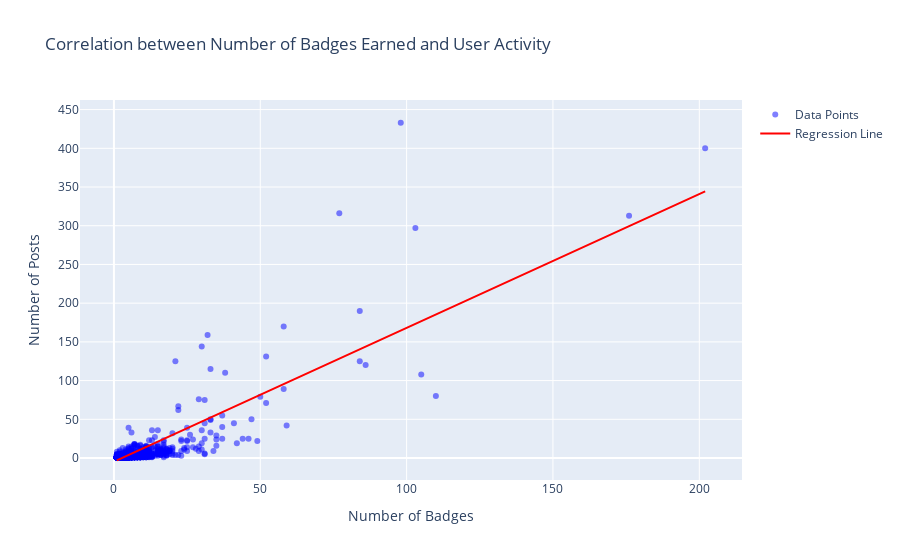

The notebook cell saved with this chart:
### Markdown cell above
### *Is there a correlation between earning certain badges and increased User Activity?*

### Code cell
import pandas as pd
import plotly.graph_objs as go
from scipy.stats import linregress

# Convert UserId in df_badges and OwnerUserId in df_posts to numeric for proper merging
df_badges['UserId'] = pd.to_numeric(df_badges['UserId'], errors='coerce')
df_posts['OwnerUserId'] = pd.to_numeric(df_posts['OwnerUserId'], errors='coerce')

# Count badges per user
badge_counts = df_badges.groupby('UserId').size().reset_index(name='BadgeCount')

# Count posts per user
post_counts = df_posts.groupby('OwnerUserId').size().reset_index(name='PostCount')

# Merge badge count with post count
df_user_activity = badge_counts.merge(post_counts, left_on='UserId', right_on='OwnerUserId', how='inner')

# Calculate correlation
activity_correlation = df_user_activity['BadgeCount'].corr(df_user_activity['PostCount'])
print(f"Correlation between number of badges earned and user activity (posts): {activity_correlation:.3f}")

# Calculate regression line
slope, intercept, r_value, p_value, std_err = linregress(df_user_activity['BadgeCount'], df_user_activity['PostCount'])
df_user_activity['RegressionLine'] = slope * df_user_activity['BadgeCount'] + intercept

# Create interactive scatter plot with regression line
fig = go.Figure()

# Add scatter plot
fig.add_trace(go.Scatter(x=df_user_activity['BadgeCount'], y=df_user_activity['PostCount'], 
                         mode='markers', name='Data Points', marker=dict(color='blue', opacity=0.5)))

# Add regression line
fig.add_trace(go.Scatter(x=df_user_activity['BadgeCount'], y=df_user_activity['RegressionLine'], 
                         mode='lines', name='Regression Line', line=dict(color='red')))

# Update layout
fig.update_layout(title='Correlation between Number of Badges Earned and User Activity',
                  xaxis_title='Number of Badges',
                  yaxis_title='Number of Posts',
                  showlegend=True)

fig.show()

print(f"Regression Line: y = {slope:.2f}x + {intercept:.2f}")
print(f"R-squared value: {r_value**2:.3f}")

### Figure 1 — Plotly figure (JSON) as saved in the notebook; plotly's stock layout.template omitted (floating-point values rounded to 4 significant figures; data arrays with more than 128 entries replaced by an {"elided": "..."} marker saying what was removed)
{"data": [{"marker": {"color": "blue", "opacity": 0.5}, "mode": "markers", "name": "Data Points", "type": "scatter", "x": {"elided": "1858 int values"}, "y": {"elided": "1858 int values"}}, {"line": {"color": "red"}, "mode": "lines", "name": "Regression Line", "type": "scatter", "x": {"elided": "1858 int values"}, "y": {"elided": "1858 float values"}}], "layout": {"showlegend": true, "title": {"text": "Correlation between Number of Badges Earned and User Activity"}, "xaxis": {"title": {"text": "Number of Badges"}}, "yaxis": {"title": {"text": "Number of Posts"}}}}
